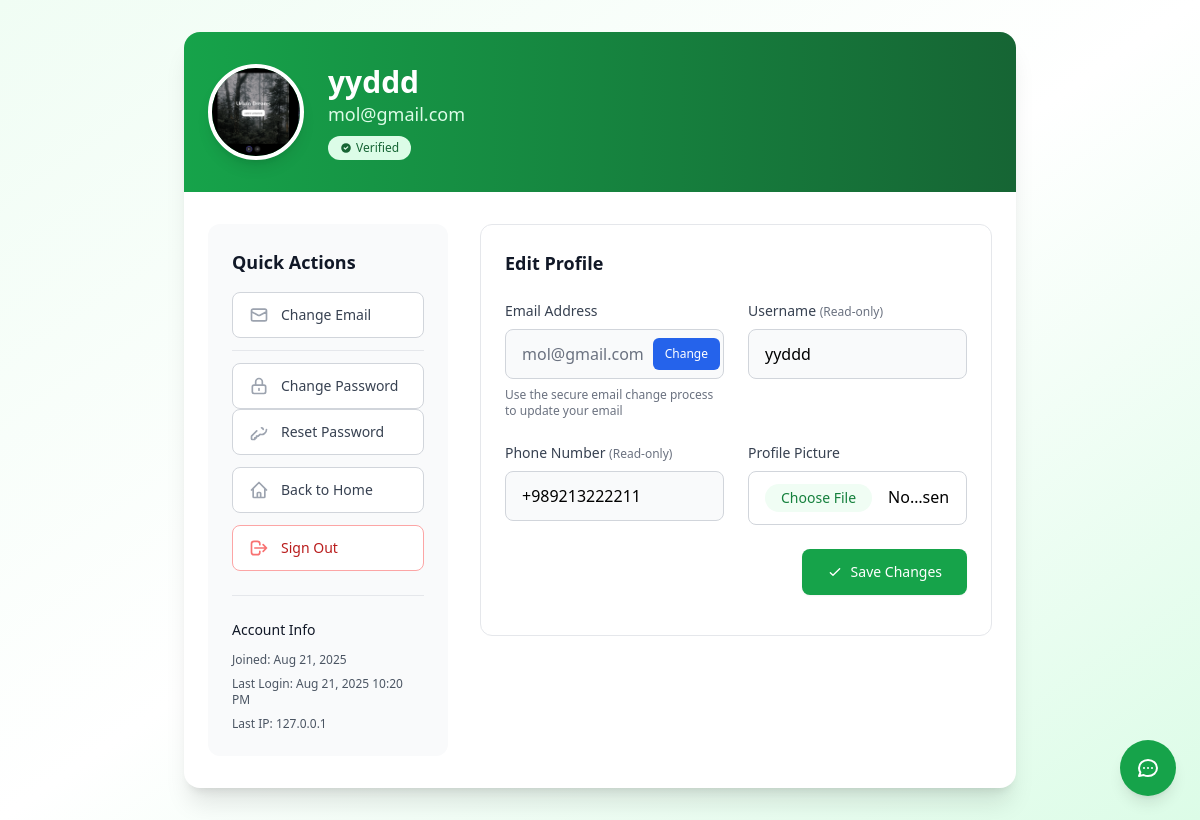
Screenshot of /user/profile/ (signed in) with the database file from the repository.
### account_module/models.py (models this page shows, shortened)
class User(AbstractBaseUser, PermissionsMixin):
    email = models.EmailField(_('Email address'), unique=True)
    username = models.CharField(_('Username'), max_length=50, unique=True, blank=True, null=True)
    avatar = models.ImageField(_('Avatar'), upload_to='images/profiles/', blank=True, null=True)
    phone_number = models.CharField(_('Phone number'), max_length=15)
    email_active_code = models.CharField(_('Email verification code'), max_length=200, blank=True)
    is_email_verified = models.BooleanField(_('Email verified'), default=False)
    pending_email = models.EmailField(_('Pending email'), blank=True, null=True)
    old_email_verification_code = models.CharField(_('Old email verification code'), max_length=6, blank=True)
    old_email_verified = models.BooleanField(_('Old email verified'), default=False)
    email_change_initiated_at = models.DateTimeField(_('Email change initiated at'), blank=True, null=True)
    last_login_ip = models.GenericIPAddressField(_('Last login IP'), blank=True, null=True)
    password_reset_token = models.UUIDField(_('Password reset token'), blank=True, null=True)
    password_reset_token_created_at = models.DateTimeField(_('Password reset token created at'), blank=True, null=True)
    is_active = models.BooleanField(_('Is active'), default=False)
    is_staff = models.BooleanField(_('Is staff'), default=False)
    date_joined = models.DateTimeField(_('Date joined'), auto_now_add=True)
    updated_at = models.DateTimeField(_('Updated at'), auto_now=True)
    objects = UserManager()
    USERNAME_FIELD = 'email'
    REQUIRED_FIELDS = []
    class Meta:
        verbose_name = 'User'
        verbose_name_plural = 'Users'

### account_module/views.py (the view, shortened to what this page needs)
# urls.py: path('profile/', views.UserProfileView.as_view(), name='profile'),
class UserProfileView(LoginRequiredMixin, BaseViewMixin, generic.UpdateView):
    model = User
    form_class = UserProfileForm
    template_name = 'account_module/profile.html'
    success_url = reverse_lazy('account_module:profile')
    def get_object(self, queryset=None):
        return self.request.user

### account_module/forms/registration.py
class UserProfileForm(ModelForm):
    class Meta:
        model = User
        fields = ['avatar', 'phone_number', 'username']
        widgets = {
            'username': forms.TextInput(attrs={'placeholder': _('username')}),
            'phone_number': forms.TextInput(attrs={'placeholder': '+989123456789'}),
            'avatar': forms.FileInput(attrs={'accept': 'image/*'})
        }
    def __init__(self, *args, **kwargs):
        super().__init__(*args, **kwargs)
        for field_name in self.fields:
            if field_name not in ['avatar']:
                self.fields[field_name].disabled = True

### account_module/views.py (called while the page is built)
    def get_context_data(self, **kwargs):
        context = super().get_context_data(**kwargs)
        context['current_page'] = self.request.resolver_match.url_name
        return context

### account_module/templates/account_module/profile.html (shortened to what this page needs)
{% extends 'base.html' %}
{% load i18n %}
{% block content %}
<div class="min-h-screen bg-gradient-to-br from-green-50 via-white to-green-100 py-8">
    <div class="max-w-4xl mx-auto px-4 sm:px-6 lg:px-8">
        <div class="bg-white shadow-xl rounded-2xl overflow-hidden">
            <div class="bg-gradient-to-r from-green-600 to-green-800 px-6 py-8">
                <div class="flex items-center space-x-6">
                    <div class="flex-shrink-0">
                        {% if user.avatar %}
                            <img class="h-24 w-24 rounded-full border-4 border-white shadow-lg object-cover" src="{{ user.avatar.url }}" alt="Profile Avatar">
                        {% endif %}
                    </div>
                    <div class="flex-1">
                        <h1 class="text-3xl font-bold text-white">{{ user.username|default:user.email }}</h1>
                        <p class="text-green-100 text-lg">{{ user.email }}</p>
                        <div class="flex items-center mt-2">
                            {% if user.is_email_verified %}
                                <span class="inline-flex items-center px-3 py-1 rounded-full text-xs font-medium bg-green-100 text-green-800">
                                    <svg class="w-3 h-3 mr-1" fill="currentColor" viewBox="0 0 20 20">
                                        <path fill-rule="evenodd" d="M10 18a8 8 0 100-16 8 8 0 000 16zm3.707-9.293a1 1 0 00-1.414-1.414L9 10.586 7.707 9.293a1 1 0 00-1.414 1.414l2 2a1 1 0 001.414 0l4-4z" clip-rule="evenodd"/>
                                    </svg>
                                    Verified
                                </span>
                            {% endif %}
                        </div>
                    </div>
                </div>
            </div>
            <div class="px-6 py-8">
                <div class="grid grid-cols-1 lg:grid-cols-3 gap-8">
                    <div class="lg:col-span-1">
                        <div class="bg-gray-50 rounded-xl p-6">
                            <h3 class="text-lg font-semibold text-gray-900 mb-4">Quick Actions</h3>
                            <div class="space-y-3">
                                <a href="{% url 'account_module:email_change_initiate' %}" class="flex items-center w-full px-4 py-3 text-sm font-medium text-gray-700 bg-white border border-gray-300 rounded-lg hover:bg-gray-50 hover:border-gray-400 transition duration-150 ease-in-out">
                                    <svg class="w-5 h-5 mr-3 text-gray-400" fill="none" stroke="currentColor" viewBox="0 0 24 24">
                                        <path stroke-linecap="round" stroke-linejoin="round" stroke-width="2" d="M3 8l7.89 4.26a2 2 0 002.22 0L21 8M5 19h14a2 2 0 002-2V7a2 2 0 00-2-2H5a2 2 0 00-2 2v10a2 2 0 002 2z"/>
                                    </svg>
                                    Change Email
                                </a>
                                <div class="border-t border-gray-200 pt-3 mt-4">
                                    <a href="{% url 'account_module:change_password' %}" class="flex items-center w-full px-4 py-3 text-sm font-medium text-gray-700 bg-white border border-gray-300 rounded-lg hover:bg-gray-50 hover:border-gray-400 transition duration-150 ease-in-out">
                                        <svg class="w-5 h-5 mr-3 text-gray-400" fill="none" stroke="currentColor" viewBox="0 0 24 24">
                                            <path stroke-linecap="round" stroke-linejoin="round" stroke-width="2" d="M12 15v2m-6 4h12a2 2 0 002-2v-6a2 2 0 00-2-2H6a2 2 0 00-2 2v6a2 2 0 002 2zm10-10V7a4 4 0 00-8 0v4h8z"/>
                                        </svg>
                                        Change Password
                                    </a>
                                    <a href="{% url 'account_module:password_reset' %}" class="flex items-center w-full px-4 py-3 text-sm font-medium text-gray-700 bg-white border border-gray-300 rounded-lg hover:bg-gray-50 hover:border-gray-400 transition duration-150 ease-in-out">
                                        <svg class="w-5 h-5 mr-3 text-gray-400" fill="none" stroke="currentColor" viewBox="0 0 24 24">
                                            <path stroke-linecap="round" stroke-linejoin="round" stroke-width="2" d="M15 7a2 2 0 012 2m4 0a6 6 0 01-7.743 5.743L11 17H9v2H7v2H4a1 1 0 01-1-1v-2.586a1 1 0 01.293-.707l5.964-5.964A6 6 0 1721 9z"/>
                                        </svg>
                                        Reset Password
                                    </a>
                                </div>
                                <a href="{% url 'home_page' %}" class="flex items-center w-full px-4 py-3 text-sm font-medium text-gray-700 bg-white border border-gray-300 rounded-lg hover:bg-gray-50 hover:border-gray-400 transition duration-150 ease-in-out">
                                    <svg class="w-5 h-5 mr-3 text-gray-400" fill="none" stroke="currentColor" viewBox="0 0 24 24">
                                        <path stroke-linecap="round" stroke-linejoin="round" stroke-width="2" d="M3 12l2-2m0 0l7-7 7 7M5 10v10a1 1 0 001 1h3m10-11l2 2m-2-2v10a1 1 0 01-1 1h-3m-6 0a1 1 0 001-1v-4a1 1 0 011-1h2a1 1 0 011 1v4a1 1 0 001 1m-6 0h6"/>
                                    </svg>
                                    Back to Home
                                </a>
                                <form method="post" action="{% url 'account_module:logout' %}" class="w-full">
                                    <button type="submit" class="flex items-center w-full px-4 py-3 text-sm font-medium text-red-700 bg-white border border-red-300 rounded-lg hover:bg-red-50 hover:border-red-400 transition duration-150 ease-in-out">
                                        <svg class="w-5 h-5 mr-3 text-red-400" fill="none" stroke="currentColor" viewBox="0 0 24 24">
                                            <path stroke-linecap="round" stroke-linejoin="round" stroke-width="2" d="M17 16l4-4m0 0l-4-4m4 4H7m6 4v1a3 3 0 01-3 3H6a3 3 0 01-3-3V7a3 3 0 013-3h4a3 3 0 013 3v1"/>
                                        </svg>
                                        Sign Out
                                    </button>
                                </form>
                            </div>
                            <div class="mt-6 pt-6 border-t border-gray-200">
                                <h4 class="text-sm font-medium text-gray-900 mb-3">Account Info</h4>
                                <div class="space-y-2 text-xs text-gray-600">
                                    <p><span class="font-medium">Joined:</span> {{ user.date_joined|date:"M d, Y" }}</p>
                                    <p><span class="font-medium">Last Login:</span> {{ user.last_login|date:"M d, Y g:i A"|default:"Never" }}</p>
                                    {% if user.last_login_ip %}
                                        <p><span class="font-medium">Last IP:</span> {{ user.last_login_ip }}</p>
                                    {% endif %}
                                </div>
                            </div>
                        </div>
                    </div>
                    <div class="lg:col-span-2">
                        <div class="bg-white border border-gray-200 rounded-xl p-6">
                            <h3 class="text-lg font-semibold text-gray-900 mb-6">Edit Profile</h3>
                            <form method="post" enctype="multipart/form-data" class="space-y-6">
                                <div class="grid grid-cols-1 md:grid-cols-2 gap-6">
                                    <div class="space-y-2">
                                        <label class="block text-sm font-medium text-gray-700">
                                            Email Address
                                        </label>
                                        <div class="relative">
                                            <input
                                                type="email"
                                                class="w-full px-4 py-3 pr-20 border border-gray-300 rounded-lg bg-gray-50 text-gray-500 cursor-not-allowed"
                                                value="{{ user.email }}"
                                                disabled
                                                readonly
                                            >
                                            <div class="absolute inset-y-0 right-0 flex items-center">
                                                <a href="{% url 'account_module:email_change_initiate' %}"
                                                   class="mr-1 px-3 py-2 bg-blue-600 text-white text-xs font-medium rounded-md hover:bg-blue-700 transition duration-150 ease-in-out">
                                                    Change
                                                </a>
                                            </div>
                                        </div>
                                        <p class="text-xs text-gray-500">Use the secure email change process to update your email</p>
                                    </div>
                                    <div class="space-y-2">
                                        <label for="{{ form.username.id_for_label }}" class="block text-sm font-medium text-gray-700">
                                            Username
                                            <span class="text-xs text-gray-500">(Read-only)</span>
                                        </label>
                                        <input
                                            id="{{ form.username.id_for_label }}"
                                            name="{{ form.username.name }}"
                                            type="text"
                                            class="w-full px-4 py-3 border border-gray-300 rounded-lg bg-gray-50 cursor-not-allowed"
                                            value="{{ form.username.value|default:'' }}"
                                            disabled
                                        >
                                    </div>
                                </div>
                                <div class="grid grid-cols-1 md:grid-cols-2 gap-6">
                                    <div class="space-y-2">
                                        <label for="{{ form.phone_number.id_for_label }}" class="block text-sm font-medium text-gray-700">
                                            Phone Number
                                            <span class="text-xs text-gray-500">(Read-only)</span>
                                        </label>
                                        <input
                                            id="{{ form.phone_number.id_for_label }}"
                                            name="{{ form.phone_number.name }}"
                                            type="tel"
                                            class="w-full px-4 py-3 border border-gray-300 rounded-lg bg-gray-50 cursor-not-allowed"
                                            value="{{ form.phone_number.value|default:'' }}"
                                            disabled
                                        >
                                    </div>
                                    <div class="space-y-2">
                                        <label for="{{ form.avatar.id_for_label }}" class="block text-sm font-medium text-gray-700">
                                            Profile Picture
                                        </label>
                                        <input
                                            id="{{ form.avatar.id_for_label }}"
                                            name="{{ form.avatar.name }}"
                                            type="file"
                                            accept="image/*"
                                            class="w-full px-4 py-3 border border-gray-300 rounded-lg focus:outline-none focus:ring-2 focus:ring-green-500 focus:border-green-500 transition duration-150 ease-in-out file:mr-4 file:py-1 file:px-4 file:rounded-full file:border-0 file:text-sm file:font-medium file:bg-green-50 file:text-green-700 hover:file:bg-green-100"
                                        >
                                    </div>
                                </div>
                                <div class="flex justify-end">
                                    <button type="submit" class="px-6 py-3 border border-transparent rounded-lg shadow-sm text-sm font-medium text-white bg-green-600 hover:bg-green-700 focus:outline-none focus:ring-2 focus:ring-offset-2 focus:ring-green-500 transition duration-150 ease-in-out">
                                        <span class="flex items-center">
                                            <svg class="w-4 h-4 mr-2" fill="none" stroke="currentColor" viewBox="0 0 24 24">
                                                <path stroke-linecap="round" stroke-linejoin="round" stroke-width="2" d="M5 13l4 4L19 7"/>
                                            </svg>
                                            Save Changes
                                        </span>
                                    </button>
                                </div>
                            </form>
                        </div>
                    </div>
                </div>
            </div>
        </div>
    </div>
</div>
{% endblock %}

### rows the page displays
User: avatar (picture), username "yyddd", email "mol@gmail.com", date_joined "Aug 21, 2025", last_login "Aug 21, 2025 10:20 PM", last_login_ip "127.0.0.1", phone_number "+989213222211"
